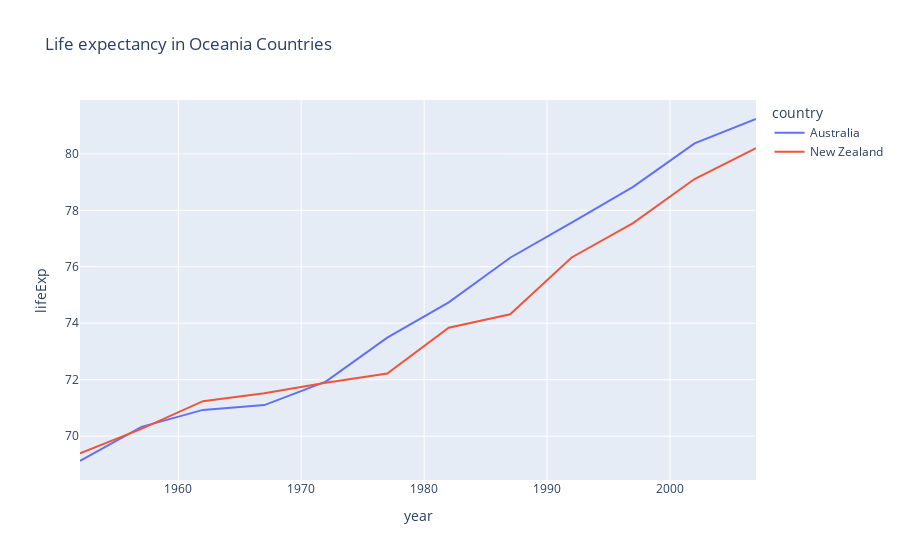

This figure's notebook cell:
### Markdown cell above
### 2D distribution


**1. Line Plot with categorical features added as third parameter**

### Code cell
fig = px.line(df_dict['Oceania'], x="year", y="lifeExp", color='country', title='Life expectancy in Oceania Countries')
fig.show()
fig.write_image("images/fig2.png")

### Figure 1 — Plotly figure (JSON) as saved in the notebook; plotly's stock layout.template omitted (floating-point values rounded to 4 significant figures)
{"data": [{"hovertemplate": "country=Australia<br>year=%{x}<br>lifeExp=%{y}<extra></extra>", "legendgroup": "Australia", "line": {"color": "#636efa", "dash": "solid"}, "mode": "lines", "name": "Australia", "orientation": "v", "showlegend": true, "type": "scatter", "x": [1952, 1957, 1962, 1967, 1972, 1977, 1982, 1987, 1992, 1997, 2002, 2007], "xaxis": "x", "y": [69.12, 70.33, 70.93, 71.1, 71.93, 73.49, 74.74, 76.32, 77.56, 78.83, 80.37, 81.23], "yaxis": "y"}, {"hovertemplate": "country=New Zealand<br>year=%{x}<br>lifeExp=%{y}<extra></extra>", "legendgroup": "New Zealand", "line": {"color": "#EF553B", "dash": "solid"}, "mode": "lines", "name": "New Zealand", "orientation": "v", "showlegend": true, "type": "scatter", "x": [1952, 1957, 1962, 1967, 1972, 1977, 1982, 1987, 1992, 1997, 2002, 2007], "xaxis": "x", "y": [69.39, 70.26, 71.24, 71.52, 71.89, 72.22, 73.84, 74.32, 76.33, 77.55, 79.11, 80.2], "yaxis": "y"}], "layout": {"legend": {"title": {"text": "country"}, "tracegroupgap": 0}, "title": {"text": "Life expectancy in Oceania Countries"}, "xaxis": {"anchor": "y", "domain": [0, 1], "title": {"text": "year"}}, "yaxis": {"anchor": "x", "domain": [0, 1], "title": {"text": "lifeExp"}}}}
